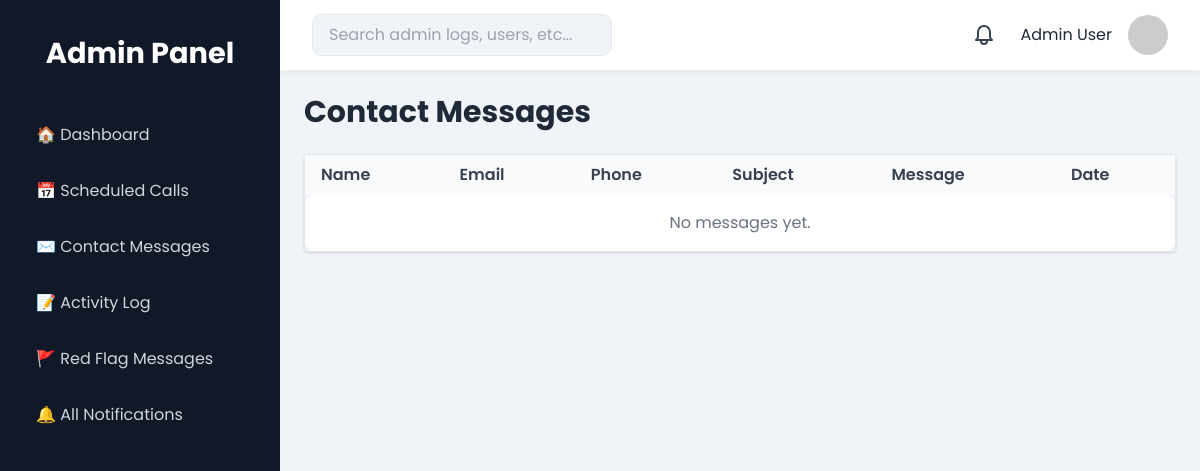
The page /admin-dashboard/contacts/ (signed in) on the database as committed earlier.
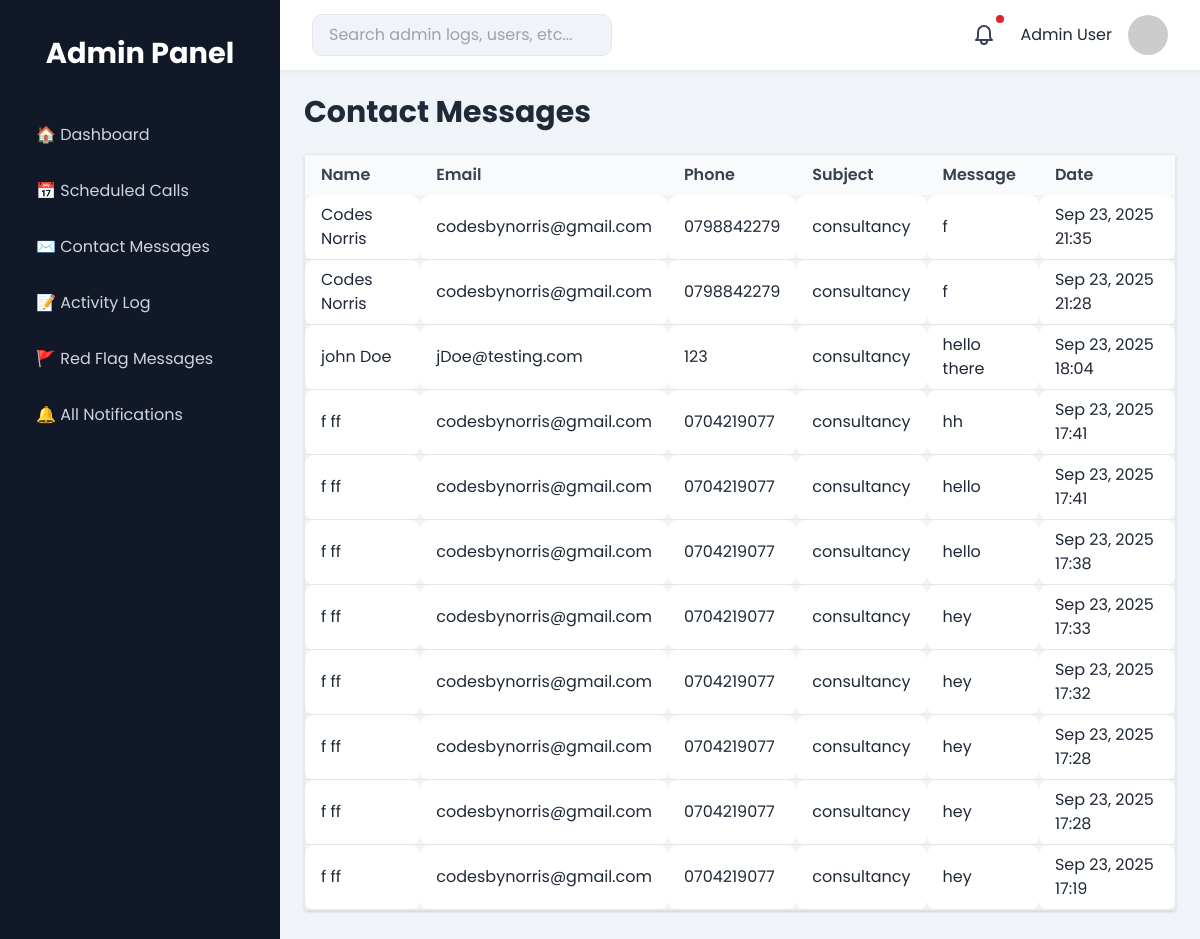
The same page on the database as committed later.
### advocates/models.py (models this page shows, shortened)
class ContactMessage(models.Model):
    first_name = models.CharField(max_length=50)
    last_name = models.CharField(max_length=50)
    email = models.EmailField()
    phone_number = models.CharField(max_length=20)
    subject = models.CharField(max_length=50, choices=LEGAL_SERVICES)
    message = models.TextField()
    created_at = models.DateTimeField(auto_now_add=True)
    is_read = models.BooleanField(default=False)
    is_red_flag = models.BooleanField(default=False)
    reminder_sent = models.BooleanField(default=False)
    class Meta:
        ordering = ["-created_at"]

### advocates/admin_views.py (the view)
# urls.py: path('admin-dashboard/contacts/', admin_views.contacts_list, name='admin_dashboard_contacts'),
@login_required
@user_passes_test(admin_required)
def contacts_list(request):
    contacts = ContactMessage.objects.order_by("-created_at")
    return render(request, "admin_dashboard/contacts.html", {"contacts": contacts})

### advocates/admin_views.py (called while the page is built)
def admin_required(user):
    return user.is_staff

### advocates/templates/admin_dashboard/contacts.html (shortened to what this page needs)
{% extends "admin_dashboard/base_admin.html" %}
{% block dashboard_content %}
<div class="p-6">
    <h1 class="text-3xl font-bold mb-6">Contact Messages</h1>
    <div class="overflow-x-auto border rounded shadow">
        <table class="min-w-[700px] w-full table-auto border-collapse">
            <thead class="bg-gray-100 sticky top-0 z-10">
                <tr>
                    <th class="px-4 py-2 text-left font-semibold text-gray-700">Name</th>
                    <th class="px-4 py-2 text-left font-semibold text-gray-700">Email</th>
                    <th class="px-4 py-2 text-left font-semibold text-gray-700">Phone</th>
                    <th class="px-4 py-2 text-left font-semibold text-gray-700">Subject</th>
                    <th class="px-4 py-2 text-left font-semibold text-gray-700">Message</th>
                    <th class="px-4 py-2 text-left font-semibold text-gray-700">Date</th>
                </tr>
            </thead>
            <tbody>
                {% for contact in contacts %}
                <tr class="border-b hover:bg-gray-50 cursor-default">
                    <td class="px-4 py-2">{{ contact.first_name }} {{ contact.last_name }}</td>
                    <td class="px-4 py-2">{{ contact.email }}</td>
                    <td class="px-4 py-2">{{ contact.phone_number }}</td>
                    <td class="px-4 py-2">{{ contact.subject }}</td>
                    <td class="px-4 py-2">{{ contact.message|truncatechars:50 }}</td>
                    <td class="px-4 py-2">{{ contact.created_at|date:"M d, Y H:i" }}</td>
                </tr>
                {% empty %}
                <tr>
                    <td colspan="6" class="px-4 py-4 text-center text-gray-500">No messages yet.</td>
                </tr>
                {% endfor %}
            </tbody>
        </table>
    </div>
</div>
{% endblock %}

Rows that differ between the two databases and show on the page:
added ContactMessage: first_name "Codes", last_name "Norris", email "codesbynorris@gmail.com", phone_number "0798842279", subject "consultancy", message "f", created_at "Sep 23, 2025 21:35"
added ContactMessage: first_name "Codes", last_name "Norris", email "codesbynorris@gmail.com", phone_number "0798842279", subject "consultancy", message "f", created_at "Sep 23, 2025 21:28"
added ContactMessage: first_name "john", last_name "Doe", email "jDoe@testing.com", phone_number "123", subject "consultancy", message "hello there", created_at "Sep 23, 2025 18:04"
added ContactMessage: first_name "f", last_name "ff", email "codesbynorris@gmail.com", phone_number "0704219077", subject "consultancy", message "hh", created_at "Sep 23, 2025 17:41"
added ContactMessage: first_name "f", last_name "ff", email "codesbynorris@gmail.com", phone_number "0704219077", subject "consultancy", message "hello", created_at "Sep 23, 2025 17:41"
added ContactMessage: first_name "f", last_name "ff", email "codesbynorris@gmail.com", phone_number "0704219077", subject "consultancy", message "hello", created_at "Sep 23, 2025 17:38"
added ContactMessage: first_name "f", last_name "ff", email "codesbynorris@gmail.com", phone_number "0704219077", subject "consultancy", message "hey", created_at "Sep 23, 2025 17:33"
added ContactMessage: first_name "f", last_name "ff", email "codesbynorris@gmail.com", phone_number "0704219077", subject "consultancy", message "hey", created_at "Sep 23, 2025 17:32"
added ContactMessage: first_name "f", last_name "ff", email "codesbynorris@gmail.com", phone_number "0704219077", subject "consultancy", message "hey", created_at "Sep 23, 2025 17:28"
added ContactMessage: first_name "f", last_name "ff", email "codesbynorris@gmail.com", phone_number "0704219077", subject "consultancy", message "hey", created_at "Sep 23, 2025 17:28"
added ContactMessage: first_name "f", last_name "ff", email "codesbynorris@gmail.com", phone_number "0704219077", subject "consultancy", message "hey", created_at "Sep 23, 2025 17:19"
Other text that changed with them:
text no longer shown: "No messages yet."
